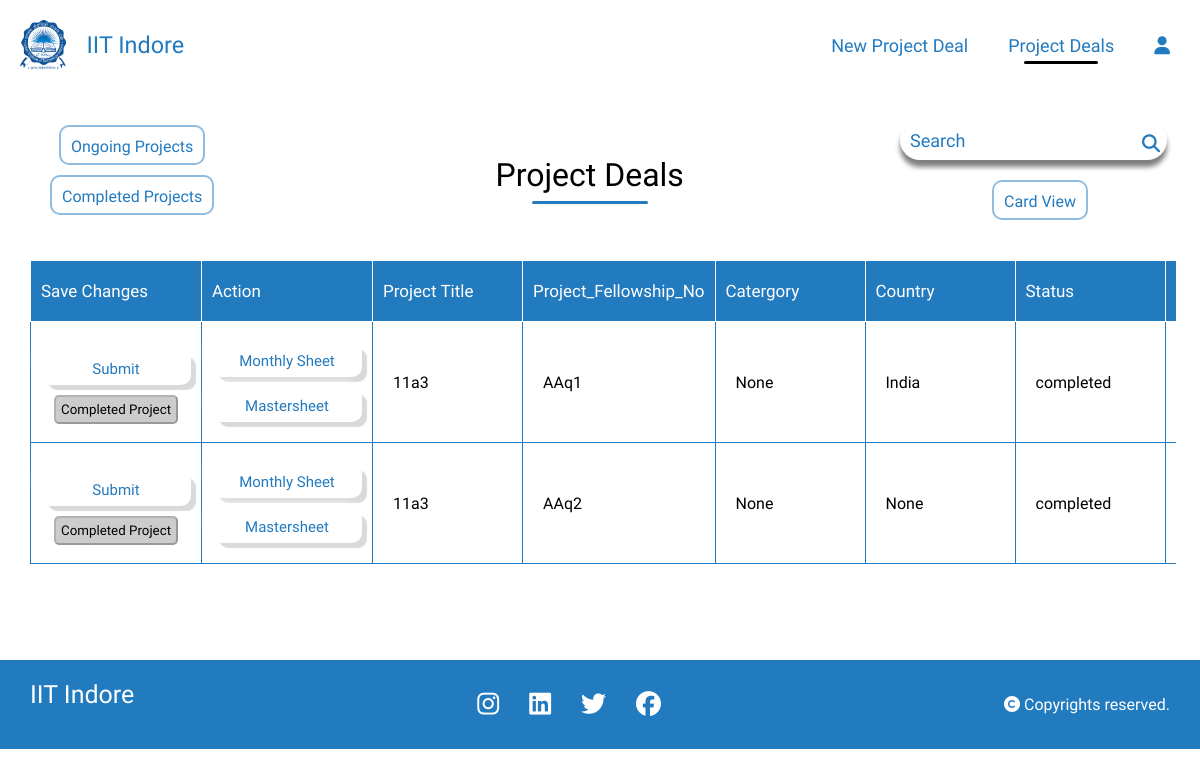
Page /project_listwise/ on the committed database.
### home/models.py (models this page shows)
class project_details(models.Model):
    Project_Fellowship_No = models.CharField(max_length=20,null=True,blank=True,default=None)
    Project_file_name = models.CharField(max_length=20,null=True,blank= True)
    PI_of_Project = models.CharField(max_length=20,blank=True,null=True)
    Sanctioned_Date = models.DateField(null=True)
    Project_Start_Date = models.DateField(null=True)
    Project_Closure_Date = models.DateField(null=True)
    Title_of_Project = models.CharField(max_length=50,blank=True,null=True)
    project_duration =models.IntegerField(null=True)
    financial_year_start_index = models.IntegerField(null=True)
    financial_year_end_index = models.IntegerField(null=True)
    start_month = models.IntegerField(null=True)
    end_month = models.IntegerField(null=True)
    funding_agency = models.CharField(max_length=100,blank=True,null=True)
    Co_PI_of_Project = models.CharField(max_length=100,blank=True,null=True)
    Country = models.CharField(max_length=100,blank=True,null=True)
    Country_Involved = models.CharField(max_length=100,blank=True,null=True)
    Department = models.CharField(max_length=100,blank=True,null=True)
    Category = models.CharField(max_length=100,blank=True,null=True)
    Details_of_Donors= models.CharField(max_length=100,blank=True,null=True)
    remark = models.TextField(null=True, blank=True)
    scheme_name = models.CharField(max_length=255, null=True, blank=True)
    scheme_code = models.CharField(max_length=50, null=True, blank=True)
    received_amount =models.CharField(max_length=50, null=True, blank=True)
    date_of_receipt_amount = models.DateField(default=timezone.now, null=True, blank=True)
    provisional_uc = models.TextField(null=True, blank=True)
    audited_uc = models.TextField(null=True, blank=True)
    link_uc = models.URLField(null=True, blank=True)
    sanction_letters_link = models.URLField(null=True, blank=True)
    total_project_cost = models.CharField(max_length=50, null=True, blank=True)
    fellowship_type = models.CharField(max_length=100, null=True, blank=True)
    TASK_CHOICES = [
        ('ongoing', 'Ongoing'),
        ('completed', 'Completed'),
    ]
    task = models.CharField(
        max_length=10,
        choices=TASK_CHOICES,
        default='ongoing',
    )

### home/views.py (the view)
# urls.py: path('project_listwise/',views.project_listwise,name='project_listwise'),
def project_listwise(request):
    projects =  project_details.objects
    filter_option = request.GET.get('filter')
    if filter_option == 'ongoing':
        projects = projects.filter(task='ongoing')
    elif filter_option == 'completed':
        projects = projects.filter(task='completed')
    sort_by = request.GET.get('sortBy', 'Title_of_Project')
    sort_order = request.GET.get('sortOrder', 'asc')
    if sort_order == 'asc':
        projects = projects.order_by(sort_by)
    else:
        projects = projects.order_by(f'-{sort_by}')
    context = {'projects': projects}
    return render(request, 'project_listwise.html', context)

### templates/project_listwise.html (shortened to what this page needs)
{% load static %}
<!DOCTYPE html>
<html>
<head>
    <link rel="stylesheet" href="{% static 'style.css' %}">
</head>
<body>
    <div class="navbar1">
        <div class="title">
            <a href="{% url "homepage" %}" class="lo">
              <img src="{% static "IITI_Logo.png" %}" class="logo">
              <h3>IIT Indore</h3>
            </a>
        </div>
        <div class="links">
            <ul>
                <li><a href="{% url "index" %}">New Project Deal</a></li>
                <li><a href="{% url "project_list" %}" class="active"> Project Deals</a></li>
                <li><a href="{% url "logout" %}"><i class="fa-solid fa-user"></i></a></li>
            </ul>
        </div>
    </div>
    <div class="titles">
      <div class="dropdown">
        <div class="dropdown-menu" aria-labelledby="dropdownMenuButton">
          <a class="dropdown-item" href="#" onclick="showOngoingProjects()">Ongoing Projects</a>
          <a class="dropdown-item" href="#" onclick="showCompletedProjects()">Completed Projects</a>
        </div>
      </div>
      <div class="sub_nav">
          <div class="project_list"><h1>Project Deals</h1></div>
      </div>
      <div class="search">
        <form class="search-bar sub_nav" method="GET" action="{% url 'project_search' %}">
            <div><input type="text" name="q" placeholder="Search"></div>
            <div><button type="submit"><i class="fa-solid fa-magnifying-glass"></i></button></div>
        </form>
        <a href="{% url 'project_list' %}">Card View</a>
      </div>
    </div>
    <div class="table-container">
      <table>
        <thead>
            <tr>
                <th>Save Changes</th>
                <th>Action</th>
                <th onclick="sortTable('Title_of_Project')">Project Title</th>
                <th onclick="sortTable('Project_Fellowship_No')">Project_Fellowship_No</th>
                <th>Catergory</th>
                <th>Country</th>
                <th>Status</th>
                <th>Name Of PI</th>
            </tr>
        </thead>
        <tbody>
            {% for project in projects %}
                <tr>
                  <form method="post" action="{% url 'submit_project_data' project_id=project.id %}">
                    <td>
                      <button type="submit" class="button">Submit</button>
                      {% if project.task == "ongoing" %}
                      <a style="text-decoration: none;" href="{% url 'complete_task' project_id=project.id %}">
                          <button class="button" type="button">Complete Project</button>
                      </a>
                  {% else %}
                      <button  type="button" disabled class="disabled-btn">Completed Project</button>
                  {% endif %}
                  </td>
                  <td>
                    <a style="text-decoration: none;" href="{% url 'fill' project_id=project.id %}">
                        <button class="button" type = "button">Monthly Sheet</button>
                    </a>
                    <a style="text-decoration: none;" href="{% url 'mastersheet' project_id=project.id %}">
                        <button class="button" type = "button">Mastersheet</button>
                    </a>
                </td>
                  <td><input  type="text" name="Title_of_Project" value="{{ project.Title_of_Project }}"></td>
                  <td><input  type="text" name="Project_Fellowship_No" value="{{ project.Project_Fellowship_No }}"></td>
                  <td><input type="text" name="Category" value="{{ project.Category }}"></td>
                  <td><input type="text" name="Country" value="{{ project.Country}}"></td>
                  <td><input type="text" name="task" value="{{ project.task }}"></td>
                  <td><input type="text" name="PI_of_Project" value="{{ project.PI_of_Project }}"></td>
                  </form>
                </tr>
            {% endfor %}
        </tbody>
    </table>
    </div>
    <footer>
        <div class="footer">
          <div class="info">
            <h4>IIT Indore</h4>
          </div>
          <div class="social">
            <ul>
              <li><a href="#"><i class="fa-brands fa-instagram"></i></a></li>
              <li><a href="#"><i class="fa-brands fa-linkedin"></i></a></li>
              <li><a href="#"><i class="fa-brands fa-twitter"></i></a></li>
              <li><a href="#"><i class="fa-brands fa-facebook"></i></a></li>
            </ul>
          </div>
          <div class="rights">
            <p><i class="fa-solid fa-copyright"></i> Copyrights reserved.</p>
          </div>
        </div>
      </footer>
</body>
</html>

### static/style.css (style rules this page uses)
* { margin: 0; padding: 0; box-sizing: border-box; font-family: 'Ubuntu', cursive; font-weight: 400; }
:root { --primary-color:#000; --secondary-color: rgb(34,122,191); }
.navbar1 { width: 100%; padding: 20px 10px; position: sticky; top: 0px; display: flex; justify-content: space-between; align-items: center; background: transparent; }
.navbar1 .title { display: flex; margin:0px 10px; font-size: 20px; color: var(--secondary-color); font-weight: 400; align-items: center; justify-content: center; cursor: pointer; }
.navbar1 h3 { color: var(--secondary-color); }
.navbar1 .title img { height: 50px; margin-right: 20px; cursor: pointer; }
.navbar1 .links ul { display: flex; align-items: center; justify-content: center; flex: 1; flex-wrap: wrap; }
.navbar1 .links ul li { list-style: none; }
.navbar1 .links ul li a { margin: auto 20px; text-decoration: none; font-size: 18px; position: relative; font-weight: 500; color: var(--secondary-color); }
.lo { display: flex; align-items: center; justify-content: center; color: #fff; text-decoration: none; }
.active::after { content: ''; position: absolute; width: 70%; left: 15%; bottom: -8px; height: 3px; background-color: var(--primary-color); border-radius: 10px; }
footer .footer { display: flex; justify-content: space-between; align-items: center; flex-wrap: wrap; padding: 20px 30px; background-color: var(--secondary-color); color: #fff; }
.info h4 { text-align: center; color: #fff; margin-bottom: 20px; font-size: 25px; }
.social ul { display: flex; align-items: center; }
.social ul li { list-style-type: none; }
.social ul li a { color: #fff; font-size: 25px; margin: 0px 15px; }

### rows in the picture
project_details: shows "Completed Project", Title_of_Project "11a3", Project_Fellowship_No "AAq1", Category "None", Country "India", task "completed"
project_details: shows "Completed Project", Title_of_Project "11a3", Project_Fellowship_No "AAq2", Category "None", Country "None", task "completed"
